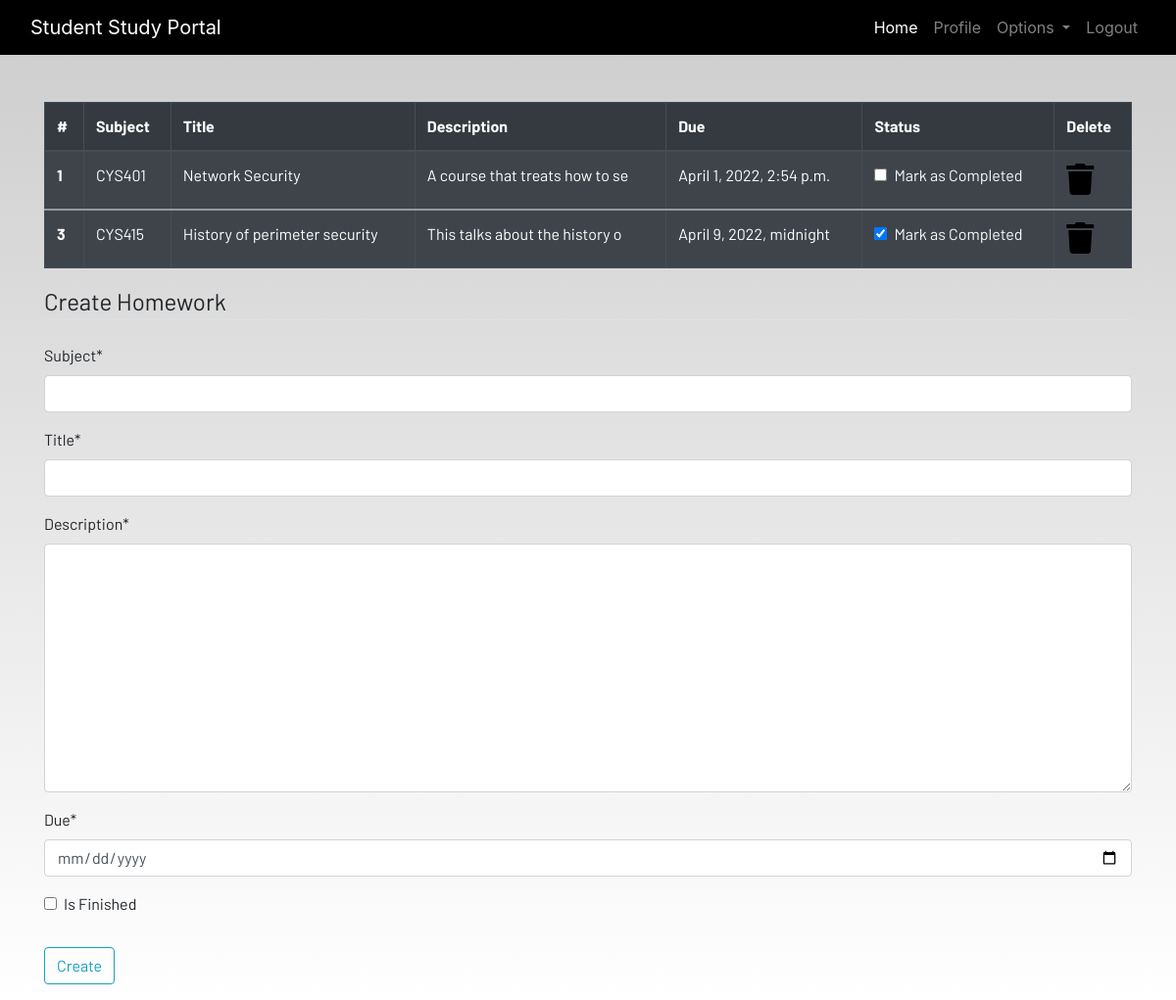
The page /homework (signed in) on the database its author committed.
### dashboard/models.py (models this page shows, shortened)
class Homework(models.Model):
    user = models.ForeignKey(User, on_delete=models.CASCADE)
    Subject = models.CharField(max_length=50)
    Title = models.CharField(max_length=50)
    Description = models.TextField()
    Due = models.DateTimeField()
    Is_Finished = models.BooleanField(default=False)

### dashboard/views.py (the view)
# urls.py: path('homework', homework_view, name = 'homework'),
@login_required
def homework_view(request):
    homework = Homework.objects.filter(user=request.user)
    if len(homework) == 0:
        homework_done = True
    else:
        homework_done = False
    homework_form = HomeworkForm()
    if request.method == "POST":
        homework_form = HomeworkForm(request.POST or None)
        if homework_form.is_valid():
            try:
                finished = request.POST["Is_Finished"]
                if finished == "on":
                    finished = True
                else:
                    finished = False
            except:
                finished = False
            homework_form.instance.user = request.user
            homework_form.save()
            return redirect("homework")
        messages.success(request, f"Homework added from {request.user.username} successfully")
    else:
        homework_form = HomeworkForm()
    context = {
        "homework":homework,
        "homeworkdone":homework_done,
        "homeworkforms":homework_form
    }
    return render(request, "dashboard/homework.html", context)

### dashboard/forms.py
class HomeworkForm(forms.ModelForm):
    class Meta:
        model = Homework
        widgets = {"Due":DateInput()}
        fields = ["Subject",
            "Title",
            "Description",
            "Due",
            "Is_Finished"
        ]

### templates/dashboard/homework.html (shortened to what this page needs)
{% extends 'dashboard/base.html' %}
{% load static %}
{% load crispy_forms_tags %}
{% block content %}
<div class="container">
    {% if not homeworkdone %}
    <table class="table table-striped table-bordered table-hover table-dark">
        <thead>
            <tr>
                <th scope="col">#</th>
                <th scope="col">Subject</th>
                <th scope="col">Title</th>
                <th scope="col">Description</th>
                <th scope="col">Due</th>
                <th scope="col">Status</th>
                <th scope="col">Delete</th>
            </tr>
        </thead>
        {% for homework in homework %}
        <tbody>
            <tr>
                <th scope="row">{{homework.id}}</th>
                <td>{{homework.Subject}}</td>
                <td>{{homework.Title}}</td>
                <td>{{homework.Description|slice:30}}</td>
                <td>{{homework.Due}}</td>
                <td>
                    <a href="{% url 'update_homework' homework.id %}">
                        <div class="form-check">
                            {% if homework.Is_Finished == True %}
                            <input class="form-check-input" type="checkbox" value="" checked>
                            {% else %}
                            <input class="form-check-input" type="checkbox" value="">
                            {% endif %}
                            <label class="form-check-label text-light" for="flexCheckDefault">
                                Mark as Completed
                            </label>
                        </div>
                    </a>
                </td>
                <td><a href="{% url 'delete_homework' homework.id %}"><i class="fa fa-trash fa-2x"></i></a></td>
            </tr>
        </tbody>
        {% endfor %}
    </table>
    {% else %}
    <h4>All homeworks are completed!! Create to have more!!</h4>
    {% endif %}
</div>
<div class=" container">
    <form method="POST">
        <fieldset class="form-group">
            <legend class="border-bottom mb-4">Create Homework</legend>
            {{homeworkforms|crispy}}
        </fieldset>
        <div class="form-group">
            <button href="" class="btn btn-outline-info" type="submit">
                Create
            </button>
        </div>
    </form>
</div>
{% endblock content %}

### templates/dashboard/base.html (shortened to what this page needs)
<!DOCTYPE html>
{% load static %}
<html lang="en">
<head>
  <link rel="stylesheet" href="https://stackpath.bootstrapcdn.com/bootstrap/4.3.1/css/bootstrap.min.css"
 />
  <link rel="stylesheet" href="https://use.fontawesome.com/releases/v5.7.2/css/all.css"
 />
  <link rel="stylesheet" href="{% static 'css/main.css' %}" />
</head>
<body>
  <header>
    <nav class="navbar navbar-expand-lg navbar-dark bg-dark">
      <div class="container-fluid">
        <a class="navbar-brand" href="#">Student Study Portal</a>
        <div class="collapse navbar-collapse justify-content-end" id="navbarSupportedContent">
          <ul class="navbar-nav mb-2 mb-lg-0">
            <li class="nav-item">
              <a class="nav-link active" aria-current="page" href="{% url 'home' %}">Home</a>
            </li>
            {% if user.is_authenticated %}
            <li class="nav-item">
              <a class="nav-link" href="{% url 'profile_view' %}">Profile</a>
            </li>
            <li class="nav-item dropdown">
              <a class="nav-link dropdown-toggle" href="#" id="navbarDropdown" role="button" data-toggle="dropdown"
                aria-haspopup="true" aria-expanded="false">
                Options
              </a>
            </li>
            <li class="nav-item">
              <a class="nav-link" href="{% url 'account_logout' %}">Logout</a>
            </li>
            {% endif %}
          </ul>
        </div>
      </div>
    </nav>
  </header>
  <br /><br />
  <main>
    {% block content %}
    {% endblock content %}
  </main>
</body>
</html>

### static/css/main.css (style rules this page uses)
html { scroll-behavior: smooth; height: 100%; width: 100%; }
main { font-family: Barlow, Quicksand, Rubik, sans-serif, serif, 'Times New Roman', Times, serif !important; }
.navbar { background-color: rgb(0, 0, 0) !important; }
a { text-decoration: none !important; color: black; }
html, body { max-width: 100%; overflow-x: hidden; height: 100%; width: 100%; }
body { background: linear-gradient(rgba(0, 0, 0, 0.2), rgba(255, 255, 255, 0.5)); overflow-x: hidden; background-repeat: no-repeat; }
.fa { color: black; }

### rows shown on the page
Homework: id "1", Subject "CYS401", Title "Network Security", Description "A course that treats how to se", Due "April 1, 2022, 2:54 p.m."
Homework: id "3", Subject "CYS415", Title "History of perimeter security", Description "This talks about the history o", Due "April 9, 2022, midnight"
